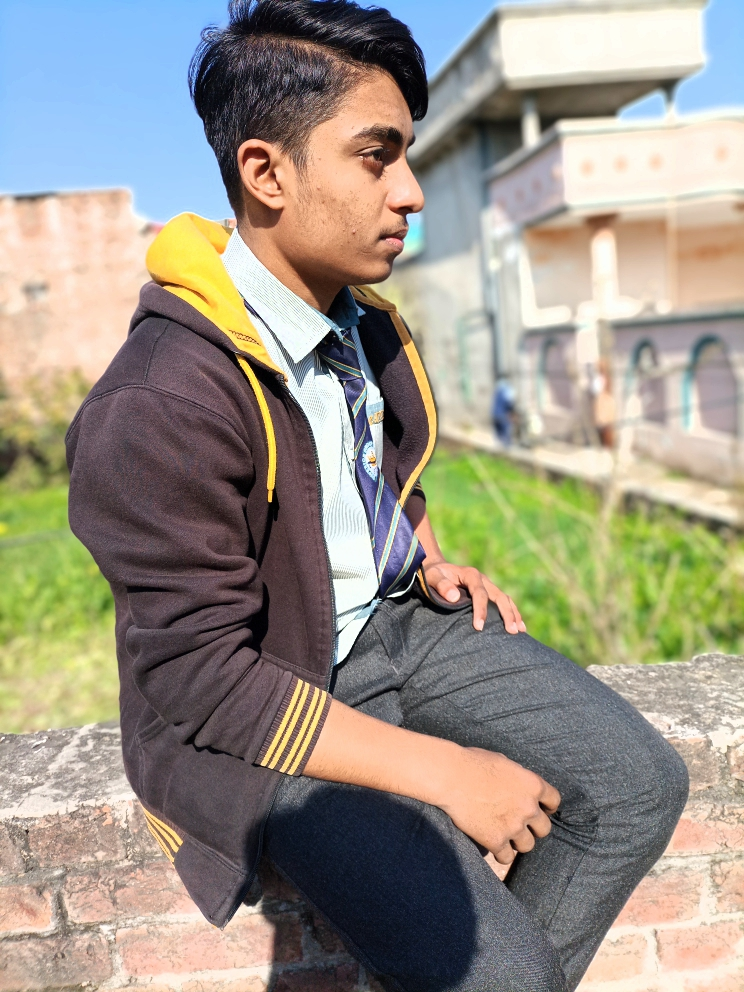
#> input picture faces/IMG_20220201_135329_670.jpg, 744 x 992 px, given in place of the camera
$ python Dataset_collection.py
#> lines starting #> are read from the running program, lines starting #| are printed output that depends on the picture
#> further down, frame is the input picture: shape (992, 744, 3); mean B, G, R 135.4, 148.1, 154.5
import cv2

# Load the pre-trained face cascade classifier
classifier = cv2.CascadeClassifier('haarcascade_frontalface_default.xml')


# Function to extract and save faces from an image
def extract_and_save_faces(img, counts):
#> called with counts = 0
    gray = cv2.cvtColor(img, cv2.COLOR_BGR2GRAY)
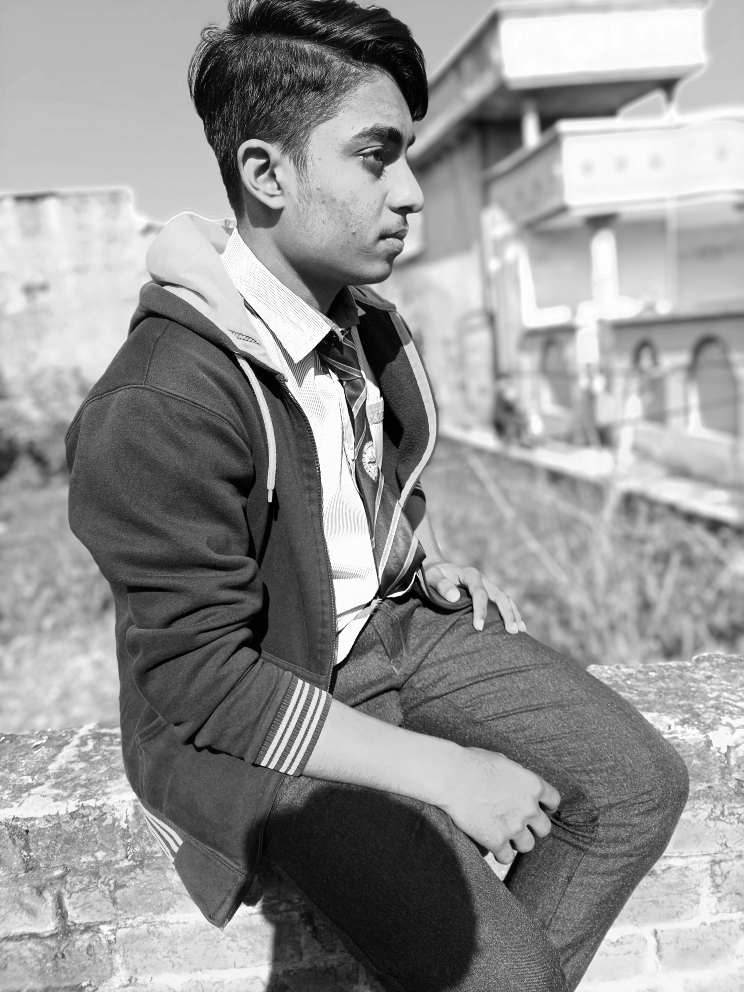
#> gray: shape (992, 744); min 0, max 255, mean 148.6
    faces = classifier.detectMultiScale(gray, 1.1, 3, 5)
#> faces = [[446, 370, 54, 54], [54, 708, 72, 72], [299, 81, 204, 204]]

    for idx, (x, y, w, h) in enumerate(faces):
        # Adjust face region to include more area
        x -= 10
        y -= 10
        w += 50
        h += 50

        face = gray[y:y + h, x:x + w]

        # Resize the face image
        face_resized = cv2.resize(face, (200, 200))

        # Save the face image
        path = f'dataset/{counts + idx}.jpg'
        cv2.imwrite(path, face_resized)

        # Display the face image
        cv2.putText(face_resized, str(counts + idx), (50, 50), cv2.FONT_HERSHEY_COMPLEX, 1, (0, 255, 0), 2)
        cv2.imshow('cropped', face_resized)
#> this loop made 3 passes
#> (x, y, w, h, path) on passes 1 to 3: (436, 360, 104, 104, 'dataset/0.jpg'), (44, 698, 122, 122, 'dataset/1.jpg'), (289, 71, 254, 254, 'dataset/2.jpg')
#> pass 1, in extract_and_save_faces, `face = gray[y:y + h, x:x + w]`:
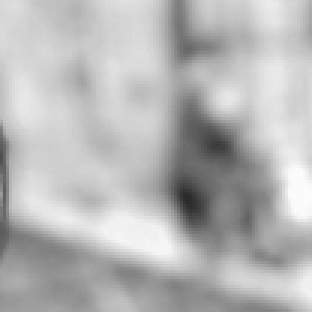
#> face: shape (104, 104) (shown 3 times larger); min 42, max 253, mean 182.3
#> pass 1, in extract_and_save_faces, `cv2.imshow('cropped', face_resized)`:
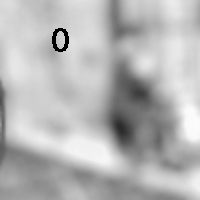
#> window 'cropped': shape (200, 200); min 0, max 252, mean 181.2
#> pass 2, in extract_and_save_faces, `face = gray[y:y + h, x:x + w]`:
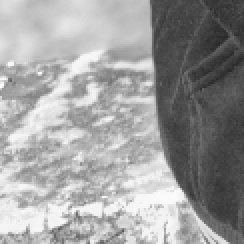
#> face: shape (122, 122) (shown 2 times larger); min 38, max 254, mean 157.8
#> after the loop:
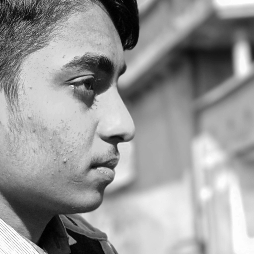
#> face: shape (254, 254); min 0, max 254, mean 152.1
#> after the loop:
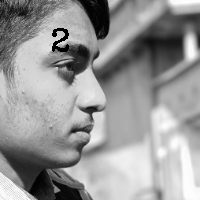
#> face_resized: shape (200, 200); min 0, max 254, mean 151

    return len(faces)


cap = cv2.VideoCapture(0)
count = 0

while count <= 100:
    # Capture frame from the webcam
    ret, frame = cap.read()

    if ret:
        # Extract and save faces from the frame
        count += extract_and_save_faces(frame, count)
#> count = 3

        key = cv2.waitKey(10)
#> (key Esc is pressed here)
        if key == 13 or key == 27:  # Exit loop on Enter key press
            break
    else:
        print('Failed to capture frame')

cap.release()
cv2.destroyAllWindows()
print('Dataset collection completed')

$ run again, on faces/IMG_20220221_165252_766.jpg
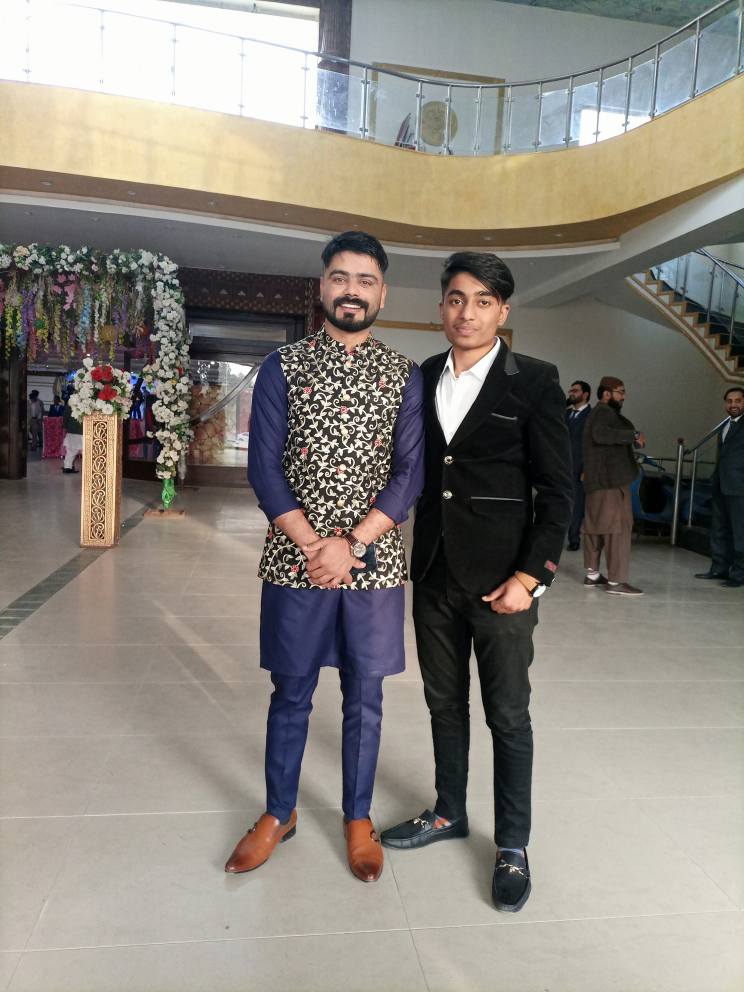
#> input picture faces/IMG_20220221_165252_766.jpg, 2976 x 3968 px, given in place of the camera (shown at 1/4 size)
#> frame is the input picture: shape (3968, 2976, 3); mean B, G, R 125.2, 133, 138.1
#> faces = 20 rows, first 6: [173, 1106, 38, 38], [852, 1795, 52, 52], [423, 1055, 50, 50], [318, 1507, 56, 56], [624, 1303, 62, 62], [707, 1403, 57, 57]
#> the loop in extract_and_save_faces, `for idx, (x, y, w, h) in enumerate(faces):` made 20 passes
#> (x, y, w, h, path) on passes 1 to 8: (163, 1096, 88, 88, 'dataset/0.jpg'), (842, 1785, 102, 102, 'dataset/1.jpg'), (413, 1045, 100, 100, 'dataset/2.jpg'), (308, 1497, 106, 106, 'dataset/3.jpg'), (614, 1293, 112, 112, 'dataset/4.jpg'), (697, 1393, 107, 107, 'dataset/5.jpg'), (1482, 1739, 105, 105, 'dataset/6.jpg'), (1235, 2055, 106, 106, 'dataset/7.jpg')
#> pass 1, in extract_and_save_faces, `cv2.imshow('cropped', face_resized)`:
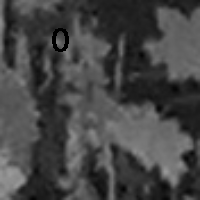
#> window 'cropped': shape (200, 200); min 0, max 154, mean 68.9
#> after the loop in extract_and_save_faces, `for idx, (x, y, w, h) in enumerate(faces):`:
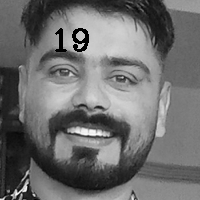
#> face_resized: shape (200, 200); min 0, max 251, mean 109.7
#> count = 20
